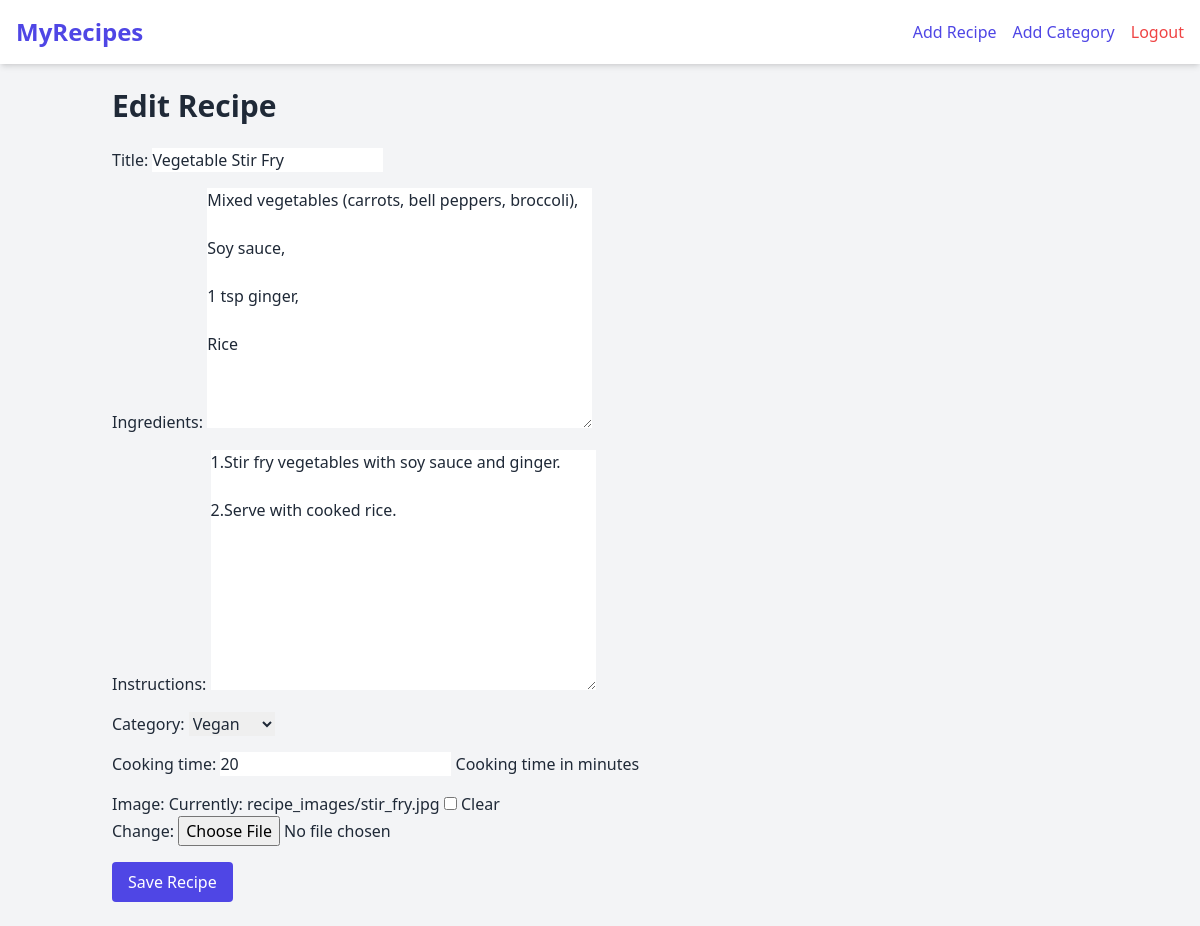
The app's page /recipe/8/edit/ (signed in) with its own data.
### recipes/models.py (models this page shows, shortened)
class Recipe(models.Model):
    title = models.CharField(max_length=200)
    ingredients = models.TextField()
    instructions = models.TextField()
    cooking_time = models.IntegerField(help_text="Cooking time in minutes")
    category = models.ForeignKey(Category, on_delete=models.CASCADE)
    image = models.ImageField(upload_to='recipe_images/', blank=True, null=True)
    created_by = models.ForeignKey(User, on_delete=models.CASCADE)

### recipes/views.py (the view)
# urls.py: path('recipe/<int:pk>/edit/', views.recipe_edit, name='recipe_edit'),
@login_required
def recipe_edit(request, pk):
    recipe = get_object_or_404(Recipe, pk=pk)
    if recipe.created_by != request.user:
        return redirect('recipe_list')
    if request.method == 'POST':
        form = RecipeForm(request.POST, request.FILES, instance=recipe)
        if form.is_valid():
            form.save()
            return redirect('recipe_list')
    else:
        form = RecipeForm(instance=recipe)
    return render(request, 'recipes/recipe_form.html', {'form': form})

### recipes/forms.py
class RecipeForm(forms.ModelForm):
    class Meta:
        model = Recipe
        fields = ['title', 'ingredients', 'instructions', 'category', 'cooking_time', 'image']  # Add cooking_time here if not already included

### recipes/models.py (called while the page is built)
    def __str__(self):
        return self.name

### recipes/templates/recipes/recipe_form.html (shortened to what this page needs)
{% extends 'recipes/base.html' %}
{% block content %}
<h1 class="text-3xl font-bold mb-6">{{ form.instance.pk|yesno:"Edit Recipe,Add Recipe" }}</h1>
<form method="POST" enctype="multipart/form-data" class="space-y-4">
    {{ form.as_p }}
    <button type="submit" class="bg-indigo-600 text-white px-4 py-2 rounded">
        Save Recipe
    </button>
</form>
{% endblock %}

### records on screen
Recipe: instance.pk "Edit Recipe", title "Vegetable Stir Fry", ingredients "Mixed vegetables (carrots, bell peppers, broccoli), Soy sauce, 1 tsp ginger, Rice", instructions "1.Stir fry vegetables with soy sauce and ginger. 2.Serve with cooked rice.", category "Vegan", cooking_time "20"
